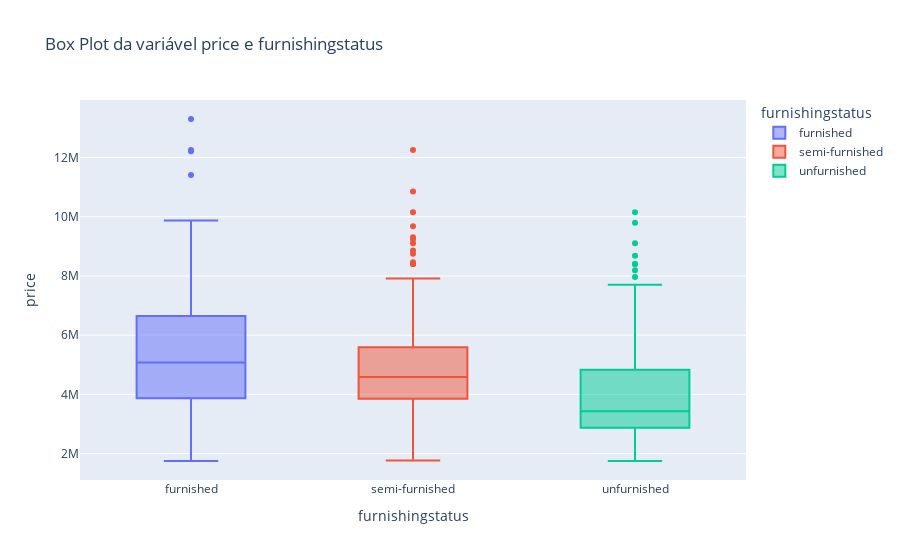

The notebook cell saved with this chart:
### Markdown cell above
## Análise Bivariada

### Code cell
# Plot de Distruibuição (Box Plot) por price e furnishingstatus
px.box(df, x='furnishingstatus', y='price', title="Box Plot da variável price e furnishingstatus", color='furnishingstatus')

### Figure 1 — Plotly figure (JSON) as saved in the notebook; plotly's stock layout.template omitted (floating-point values rounded to 4 significant figures; data arrays with more than 128 entries replaced by an {"elided": "..."} marker saying what was removed)
{"data": [{"alignmentgroup": "True", "hovertemplate": "furnishingstatus=%{x}<br>price=%{y}<extra></extra>", "legendgroup": "furnished", "marker": {"color": "#636efa"}, "name": "furnished", "notched": false, "offsetgroup": "furnished", "orientation": "v", "showlegend": true, "type": "box", "x": {"elided": "140 str values"}, "x0": " ", "xaxis": "x", "y": {"elided": "140 int values"}, "y0": " ", "yaxis": "y"}, {"alignmentgroup": "True", "hovertemplate": "furnishingstatus=%{x}<br>price=%{y}<extra></extra>", "legendgroup": "semi-furnished", "marker": {"color": "#EF553B"}, "name": "semi-furnished", "notched": false, "offsetgroup": "semi-furnished", "orientation": "v", "showlegend": true, "type": "box", "x": {"elided": "227 str values"}, "x0": " ", "xaxis": "x", "y": {"elided": "227 int values"}, "y0": " ", "yaxis": "y"}, {"alignmentgroup": "True", "hovertemplate": "furnishingstatus=%{x}<br>price=%{y}<extra></extra>", "legendgroup": "unfurnished", "marker": {"color": "#00cc96"}, "name": "unfurnished", "notched": false, "offsetgroup": "unfurnished", "orientation": "v", "showlegend": true, "type": "box", "x": {"elided": "178 str values"}, "x0": " ", "xaxis": "x", "y": {"elided": "178 int values"}, "y0": " ", "yaxis": "y"}], "layout": {"boxmode": "overlay", "legend": {"title": {"text": "furnishingstatus"}, "tracegroupgap": 0}, "title": {"text": "Box Plot da variável price e furnishingstatus"}, "xaxis": {"anchor": "y", "categoryarray": ["furnished", "semi-furnished", "unfurnished"], "categoryorder": "array", "domain": [0, 1], "title": {"text": "furnishingstatus"}}, "yaxis": {"anchor": "x", "domain": [0, 1], "title": {"text": "price"}}}}
